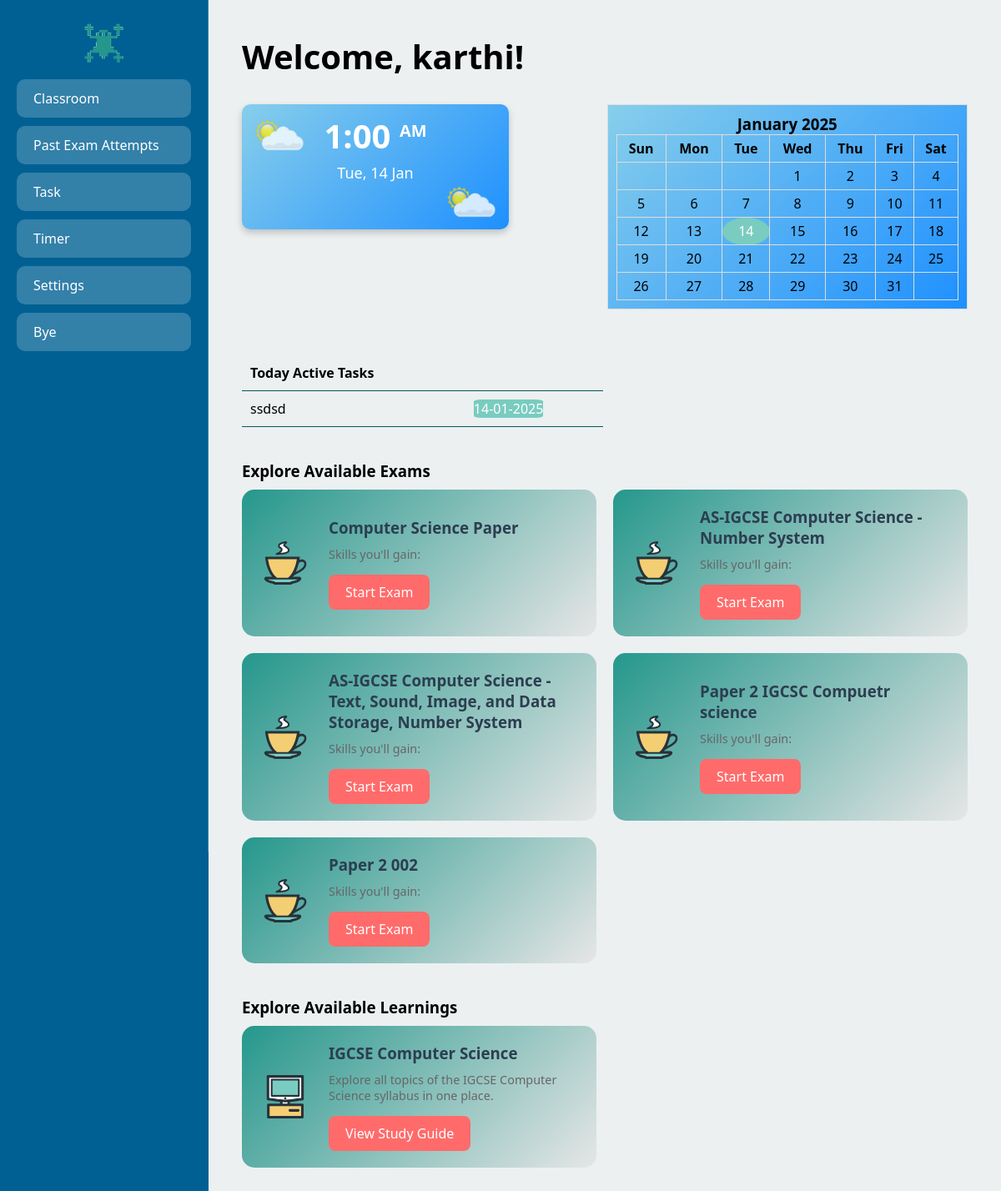
The page /user_home (signed in) on the database its author committed.
### app.py (models this page shows)
class User(db.Model, UserMixin):
    id = db.Column(db.Integer, primary_key=True)
    username = db.Column(db.String(20), unique=True, nullable=False)
    password = db.Column(db.String(60), nullable=False)
    student_class = db.Column(db.String(50), nullable=False)

class ToDo(db.Model):
    id = db.Column(db.Integer, primary_key=True)
    task = db.Column(db.String(200), nullable=False)
    date = db.Column(db.Date, nullable=False)
    user_id = db.Column(db.Integer, db.ForeignKey('user.id'), nullable=False)

class Exam(db.Model):
    __tablename__ = 'exam'
    id = db.Column(db.Integer, primary_key=True)
    title = db.Column(db.String(100), nullable=False)
    questions = db.relationship('Question', backref='exam', lazy=True)

class Learning(db.Model):
    id = db.Column(db.Integer, primary_key=True)
    title = db.Column(db.String(100), nullable=False)  # Title of the learning material
    desc = db.Column(db.Text, nullable=True)           # Description of the learning material
    code = db.Column(db.String(50), nullable=False)    # Code identifier for the learning material

### app.py (the view)
@app.route("/user_home")
@login_required
def user_home():
    attempts = ExamAttempt.query.filter_by(user_id=current_user.id).order_by(ExamAttempt.attempt_date.desc()).all()
    todos_all = ToDo.query.filter_by(user_id=current_user.id).order_by(ToDo.date.asc()).all()
    today = datetime.now().date()
    tomorrow = today + timedelta(days=1)
    todos = ToDo.query.filter(
        ToDo.user_id == current_user.id,
        ToDo.date.in_([today, tomorrow])  # Filter for today and tomorrow
    ).order_by(ToDo.date.asc()).all()
    print(todos)
    user_class = current_user.student_class
    print(user_class)
    exams = db.session.query(Exam).join(ExamMapping).filter(ExamMapping.class_name == user_class).all()
    learnings = db.session.query(Learning).join(LearningsMapping).filter(LearningsMapping.class_name == user_class).all()
    return render_template("user_home.html", exams=exams, attempts=attempts, learnings=learnings, todos=todos)

### app.py (called while the page is built)
@login_manager.user_loader
def load_user(user_id):
    return User.query.get(int(user_id))

### templates/user_home.html (shortened to what this page needs)
<!DOCTYPE html>
<html lang="en">
<head>
</head>
<body>
    <div class="sidebar">
    <center> <img src="static/logo.png" alt="Backbench Logo" ></center>
            <a href="{{ url_for('user_home') }}" class="sidebar-button">Classroom</a>
            <a href="{{ url_for('attempts') }}" class="sidebar-button">Past Exam Attempts</a>
             <a href="{{ url_for('task') }}" class="sidebar-button">Task</a>
            <a href="{{ url_for('countdown') }}" class="sidebar-button">Timer</a>
            <a href="{{ url_for('settings') }}" class="sidebar-button">Settings</a>
        <a href="{{ url_for('logout') }}" class="sidebar-button">Bye</a>
    </div>
    <div class="content">
        <h1>Welcome, {{ current_user.username }}!</h1>
        <div class="widget-container">
        <div id="current-time-widget">
    <div class="time">10:41 <span class="period">PM</span></div>
    <div class="date">Fri, 6 Jun</div>
</div>
        <div id="calendar"></div>
        <div class="todo-container">
            <table  class="todo-table">
        <thead>
            <tr>
                <th>Today Active Tasks</th>
                <th></th>
            </tr>
        </thead>
        <tbody id="todoList">
            {% for todo in todos %}
            <tr>
                <td>{{ todo.task }}</td>
                <td>
                {% if todo.date == current_date %}
                    <span style="color: green; font-weight: bold;">Today</span>
                {% elif todo.date == tomorrow_date %}
                    <span style="color: orange; font-weight: bold;">Tomorrow</span>
                {% else %}
                     <span style="background-color: #79CCBF; color: white; border-radius: 10%;">{{ todo.date.strftime('%d-%m-%Y') }}</span>
                {% endif %}
            </td>
            </tr>
            {% endfor %}
        </tbody>
    </table>
        </div>
        </div>
        <h3>Explore Available Exams</h3>
        <div class="exam-catalog">
            {% for exam in exams %}
            <div class="exam-card">
                <div class="exam-info">
                    <h3>{{ exam.title }}</h3>
                    <p>Skills you'll gain: {{ exam.skills }}</p>
                    <a href="{{ url_for('exam', exam_id=exam.id, question_number=1) }}" class="exam-link">Start Exam</a>
                </div>
            </div>
            {% endfor %}
        </div>
        <h3>Explore Available Learnings</h3>
    {% for learn in learnings %}
    <div class="exam-catalog">
        <div class="exam-card">
            <div class="exam-info">
                <h3>{{ learn.title }}</h3>
                <p>{{ learn.desc }}</p>
                <a href="{{ url_for('learn', code=learn.code) }}" class="exam-link">View Study Guide</a>
            </div>
        </div>
    </div>
     {% endfor %}
    </div>
</body>
</html>

### templates/user_home.html (style rules this page uses)
* { box-sizing: border-box; margin: 0; padding: 0; font-family: 'Segoe UI', Tahoma, Geneva, Verdana, sans-serif; }
body { background: linear-gradient(135deg, #6a11cb 0%, #2575fc 100%); min-height: 100vh; display: flex; }
.sidebar { width: 250px; background: #006093; backdrop-filter: blur(10px); padding: 20px; border-right: 1px solid rgba(255, 255, 255, 0.2); }
.sidebar-button { display: block; padding: 12px 20px; margin: 10px 0; background: rgba(255, 255, 255, 0.2); color: white; text-decoration: none; border-radius: 10px; transition: all 0.3s ease; }
.content { flex: 1; padding: 40px; color: black; background: #ecf0f1; }
h1 { margin-bottom: 30px; font-size: 2.5em; }
.exam-catalog { display: grid; grid-template-columns: repeat(auto-fill, minmax(300px, 1fr)); gap: 20px; margin-bottom: 40px; margin-top: 10px; }
.exam-card { background: linear-gradient(135deg, #25978c 0%, #e6e6e6 100%); border-radius: 15px; padding: 20px; display: flex; align-items: center; gap: 20px; transition: transform 0.3s ease, box-shadow 0.3s ease; }
.exam-info { flex: 1; }
.exam-info h3 { color: #2c3e50; margin-bottom: 10px; }
.exam-info p { color: #666; margin-bottom: 15px; font-size: 0.9em; }
.exam-link { display: inline-block; padding: 10px 20px; background: #ff6b6b; color: white; text-decoration: none; border-radius: 8px; transition: background 0.3s ease; }
.widget-container { display: grid; grid-template-columns: repeat(auto-fill, minmax(300px, 1fr)); gap: 5px; margin-bottom: 40px; }
#calendar { border: 1px solid #ddd; padding: 10px; display: inline-block; text-align: center; background: linear-gradient(135deg, #87CEEB, #1E90FF) }
.todo-container { margin-top: 40px; }
.todo-table { width: 100%; border-collapse: collapse; margin-top: 10px; }
.todo-table th, .todo-table td { text-align: left; padding: 10px; border-bottom: 1px solid #085659; color:black background: white; }
#current-time-widget { width: 320px; height: 150px; border-radius: 10px; background: linear-gradient(135deg, #87CEEB, #1E90FF); color: white; text-align: center; padding: 10px; font-family: Arial, sans-serif; box-shadow: 0px 4px 8px rgba(0, 0, 0, 0.2); position: relative; overflow: hidden; }
#current-time-widget .time { font-size: 40px; font-weight: bold; }
#current-time-widget .date { font-size: 18px; margin-top: 5px; }
#current-time-widget::before { content: ''; position: absolute; top: 10px; left: 10px; width: 70px; height: 50px; background: url('static/sun.png') no-repeat center/contain; opacity: 0.8; }
#current-time-widget::after { content: ''; position: absolute; bottom: 10px; right: 10px; width: 70px; height: 50px; background: url('static/sun.png') no-repeat center/contain; opacity: 0.8; }

### rows shown on the page
User: username "karthi"
ToDo: task "ssdsd", date "14-01-2025"
Exam: title "Computer Science Paper"
Exam: title "AS-IGCSE Computer Science - Number System"
Exam: title "AS-IGCSE Computer Science - Text, Sound, Image, and Data Storage, Number System"
Exam: title "Paper 2 IGCSC Compuetr science"
Exam: title "Paper 2 002"
Learning: title "IGCSE Computer Science", desc "Explore all topics of the IGCSE Computer Science syllabus in one place."
